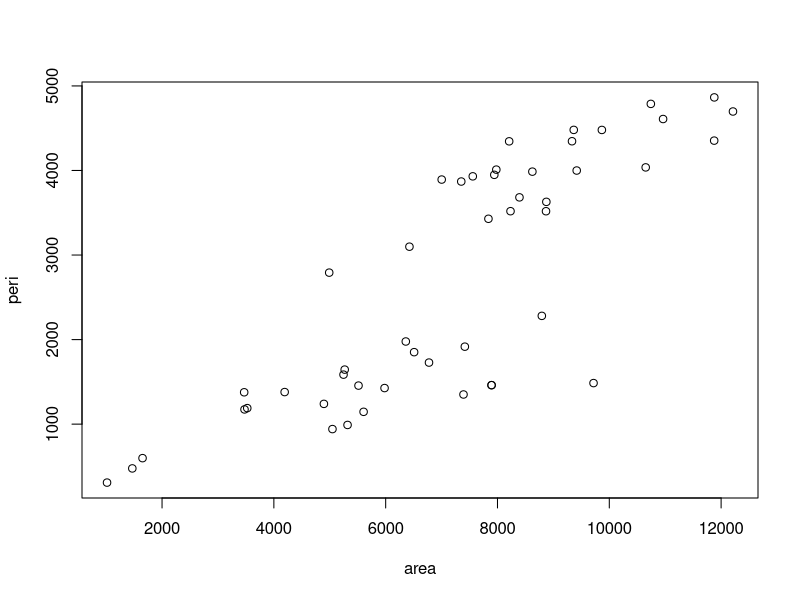
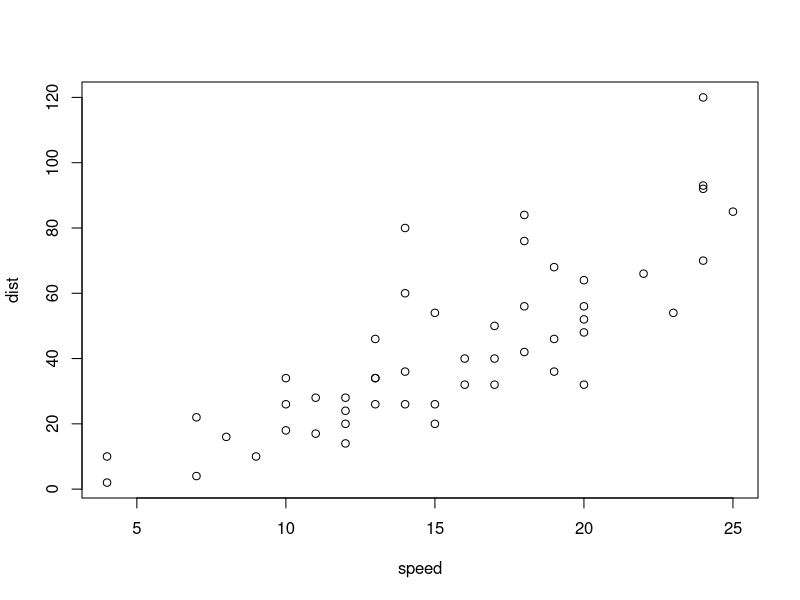
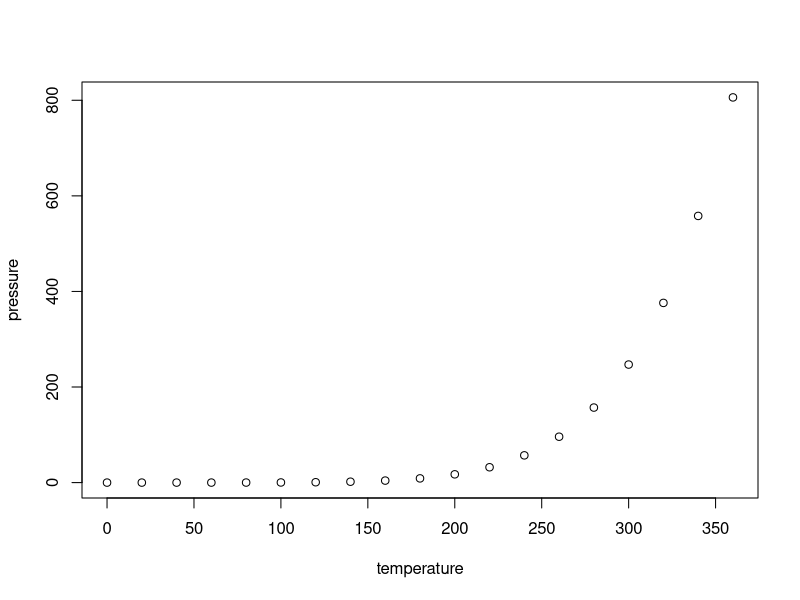

The R script that drew these images, in order:
## ---- chunk 1
knitr::opts_chunk$set(echo = TRUE)
## ---- chunk 2
summary(cars)
## ---- chunk 3
plot(rock[c("area","peri")])
plot(cars)
## ---- chunk 4
plot(pressure)
## ---- chunk 5
for(x in 0:100){
  print(x)

}
## ---- chunk 6
x <- 500
while(x != 0){
  print(x)
  x <- x - 1
}
## ---- chunk 7
names <- c("wolf","aiko","william","junko")
ages <- c("26","16","18","56")
d <- data.frame(names,ages)
d <- d[order(d$ages,decreasing = FALSE),]
for(row in 1:nrow(d)){
  print(sprintf('%s is %s',as.character(d$names[row]),as.character(d$ages[row])))
}

